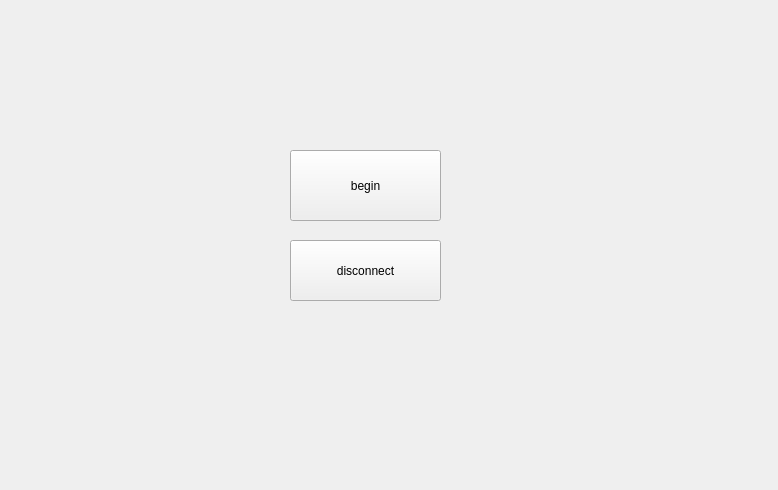
<?xml version="1.0" encoding="UTF-8"?>
<ui version="4.0">
 <class>Widget</class>
 <widget class="QWidget" name="Widget">
  <property name="geometry">
   <rect>
    <x>0</x>
    <y>0</y>
    <width>778</width>
    <height>490</height>
   </rect>
  </property>
  <property name="windowTitle">
   <string>Widget</string>
  </property>
  <widget class="QPushButton" name="pushButton">
   <property name="geometry">
    <rect>
     <x>290</x>
     <y>150</y>
     <width>151</width>
     <height>71</height>
    </rect>
   </property>
   <property name="text">
    <string>begin</string>
   </property>
  </widget>
  <widget class="QPushButton" name="pushButton_2">
   <property name="geometry">
    <rect>
     <x>290</x>
     <y>240</y>
     <width>151</width>
     <height>61</height>
    </rect>
   </property>
   <property name="text">
    <string>disconnect</string>
   </property>
  </widget>
 </widget>
 <resources/>
 <connections/>
</ui>
